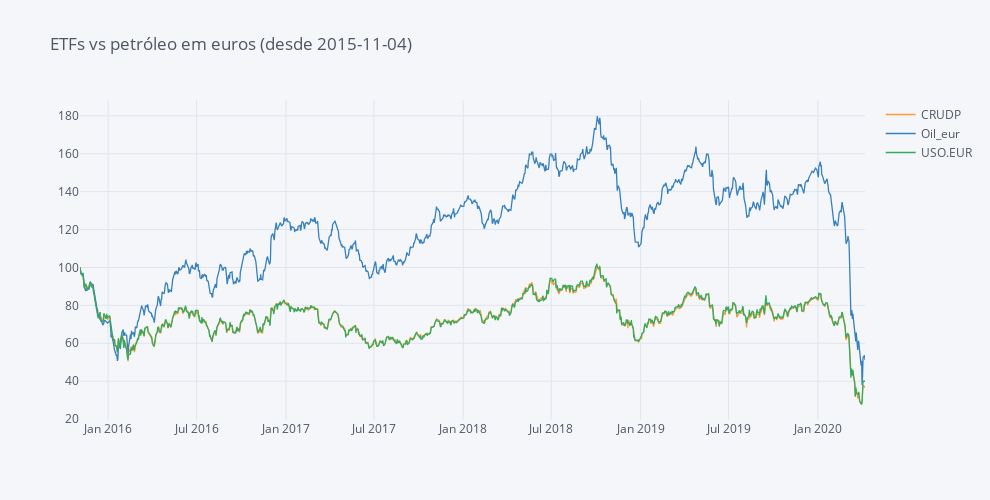

Source (notebook cell):
### Code cell
Fundos.iplot(dimensions=dimensions, title='ETFs vs petróleo em euros (desde 2015-11-04)')

### Figure 1 — Plotly figure (JSON) as saved in the notebook; plotly's stock layout.template omitted (floating-point values rounded to 4 significant figures; data arrays with more than 128 entries replaced by an {"elided": "..."} marker saying what was removed)
{"data": [{"line": {"color": "rgba(255, 153, 51, 1.0)", "dash": "solid", "shape": "linear", "width": 1.3}, "mode": "lines", "name": "CRUDP", "text": "", "type": "scatter", "x": {"elided": "1283 str values"}, "y": {"elided": "1283 float values"}}, {"line": {"color": "rgba(55, 128, 191, 1.0)", "dash": "solid", "shape": "linear", "width": 1.3}, "mode": "lines", "name": "Oil_eur", "text": "", "type": "scatter", "x": {"elided": "1283 str values"}, "y": {"elided": "1283 float values"}}, {"line": {"color": "rgba(50, 171, 96, 1.0)", "dash": "solid", "shape": "linear", "width": 1.3}, "mode": "lines", "name": "USO.EUR", "text": "", "type": "scatter", "x": {"elided": "1283 str values"}, "y": {"elided": "1283 float values"}}], "layout": {"height": 500, "legend": {"bgcolor": "#F5F6F9", "font": {"color": "#4D5663"}}, "paper_bgcolor": "#F5F6F9", "plot_bgcolor": "#F5F6F9", "title": {"font": {"color": "#4D5663"}, "text": "ETFs vs petróleo em euros (desde 2015-11-04)"}, "width": 990, "xaxis": {"autorange": true, "gridcolor": "#E1E5ED", "range": ["2015-11-04", "2020-04-07"], "showgrid": true, "tickfont": {"color": "#4D5663"}, "title": {"font": {"color": "#4D5663"}, "text": ""}, "type": "date", "zerolinecolor": "#E1E5ED"}, "yaxis": {"autorange": true, "gridcolor": "#E1E5ED", "range": [19.5, 188.4], "showgrid": true, "tickfont": {"color": "#4D5663"}, "title": {"font": {"color": "#4D5663"}, "text": ""}, "type": "linear", "zerolinecolor": "#E1E5ED"}}}
